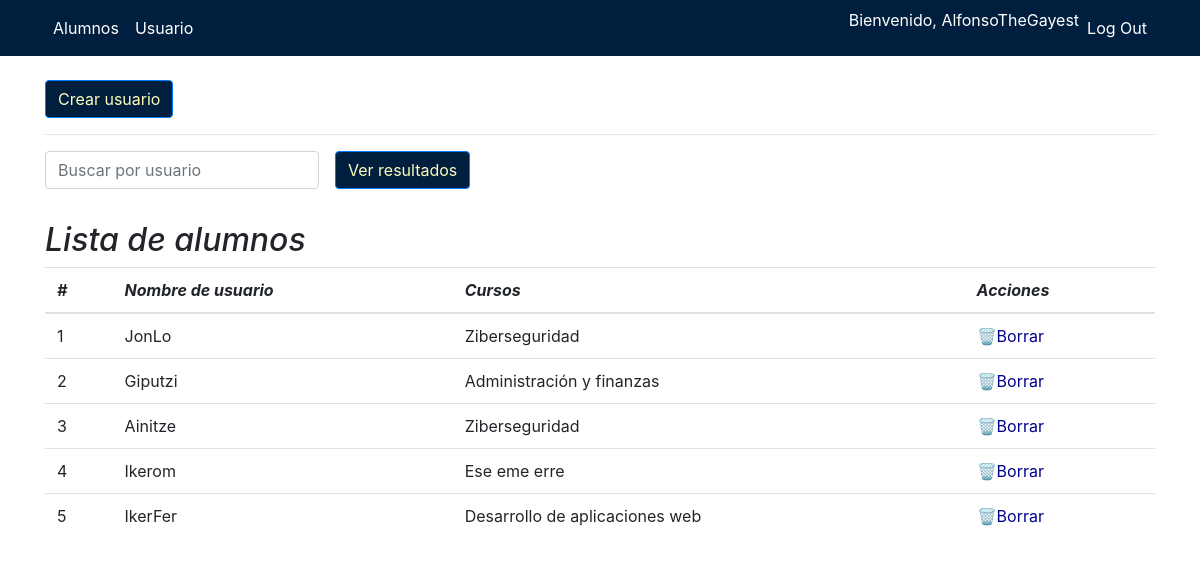
/Erronka1/View/verUsuarios.php (signed in), run on the app's committed database.
### tables this page shows
CREATE TABLE `usuarios` (
  `id` int(11) NOT NULL,
  `dni` varchar(9) DEFAULT NULL,
  `nombreUsuario` varchar(40) DEFAULT NULL,
  `contrasena` varchar(50) DEFAULT NULL,
  `tipo` varchar(20) DEFAULT NULL,
  `curso` int(11) DEFAULT NULL
);

CREATE TABLE `cursos` (
  `id` int(11) NOT NULL,
  `nombre` varchar(40) DEFAULT NULL,
  `descripcion` varchar(80) DEFAULT NULL,
  `idioma` varchar(50) DEFAULT NULL,
  `codigo` varchar(10) DEFAULT NULL
);

### Erronka1/View/verUsuarios.php (the view, shortened to what this page needs)
<html>
<?php
  $loggedIn = isset($_SESSION['user_id']);
  $type = ($_SESSION['user_type']);
  $name = ($_SESSION['user_name']);
?>
<head>
    <link rel="stylesheet" href="https://cdn.jsdelivr.net/npm/bootstrap@4.4.1/dist/css/bootstrap.min.css">
    <link rel="stylesheet" type="text/css" href="../Css/style.css">
</head>
<?php
require_once "../Controller/UsuarioController.php";
  function escapar($html) {
    return htmlspecialchars($html, ENT_QUOTES | ENT_SUBSTITUTE, "UTF-8");
  }
  $error = false;
  $config = include '../config.php';
  try {
    $dsn = 'mysql:host=' . $config['db']['host'] . ';dbname=' . $config['db']['name'];
    $conexion = new PDO($dsn, $config['db']['user'], $config['db']['pass'], $config['db']['options']);
    if (isset($_POST['nombreUsuario'])) {
      $consultaSQL = "SELECT * FROM usuarios WHERE nombreUsuario LIKE '%" . $_POST['nombreUsuario'] . "%'";
    } else {
      $consultaSQL = "SELECT * FROM usuarios WHERE tipo LIKE 'Alumno'";
    }
    $consultaSQL2 = "SELECT * FROM cursos";
    $sentencia = $conexion->prepare($consultaSQL);
    $sentencia->execute();
    $sentencia2 = $conexion->prepare($consultaSQL2);
    $sentencia2->execute();
    $usuarios = $sentencia->fetchAll();
    $cursos = $sentencia2->fetchAll();
  } catch(PDOException $error) {
    $error= $error->getMessage();
  }
  $titulo = isset($_POST['apellido']) ? 'Lista de alumnos (' . $_POST['apellido'] . ')' : 'Lista de alumnos';
?>
<nav class="navbar navbar-expand-lg">
  <div class="container">
      <?php if ($loggedIn && $type === 'Administrador') : ?>
            <ul class="navbar-nav mr-auto">
                <li class="nav-item">
                    <a class="nav-link" href="verAlumnos.php">Alumnos</a>
                </li>
                <li class="nav-item">
                    <a class="nav-link" href="verUsuarios.php">Usuario</a>
                </li>
            </ul>
            <ul class="navbar-nav ml-auto">
            <li class="nav-item">
                <p style="color: white;">Bienvenido, <?php echo $name; ?></p>
                </li>
                <li class="nav-item">
                    <a class="nav-link" href="logout.php">Log Out</a>
                </li>
            </ul>
      <?php endif; ?>
  </div>
</nav>
<div class="container">
  <div class="row">
    <div class="col-md-12">
      <a href="registro.php"  class="btn btn-primary mt-4">Crear usuario</a>
      <hr>
      <form method="post" class="form-inline">
        <div class="form-group mr-3">
          <input type="text" id="nombreUsuario" name="nombreUsuario" placeholder="Buscar por usuario" class="form-control">
        </div>
        <button type="submit" name="submit" class="btn btn-primary">Ver resultados</button>
      </form>
    </div>
  </div>
</div>
<div class="container">
  <div class="row">
    <div class="col-md-12">
      <h2 class="mt-3"><?= $titulo ?></h2>
      <table class="table">
        <thead>
          <tr>
            <th>#</th>
            <th>Nombre de usuario</th>
            <th>Cursos</th>
            <th>Acciones</th>
          </tr>
        </thead>
        <tbody>
          <?php foreach($usuarios as $usuario): ?>
            <tr>
              <td><?php echo escapar($usuario['id']) ?></td>
              <td><?php echo escapar($usuario['nombreUsuario']) ?></td>
              <?php foreach($cursos as $curso):?>
                <?php if ($curso['id'] == $usuario['curso']) {
                    $cursoa = ($curso['nombre']);
                    break;
                  }
                  ?>
              <?php endforeach;?>
              <td><?php echo $cursoa; ?></td>
              <td>
                <a href="verUsuarios.php?action=delete&id=<?= escapar($usuario["id"]) ?>">🗑️Borrar</a>
              </td>
            </tr>
            <?php endforeach; ?>
          </tbody>
      </table>
    </div>
  </div>
</div>
</html>

### Erronka1/Css/style.css (style rules this page uses)
h2 { font-style: italic; }
.navbar { background-color: #001f3f; }
.navbar-nav .nav-link { color: #fff; font-weight: normal; }
.btn { background-color: #001f3f; color: #fffdb8; }
a { color:darkblue; }
th { font-style: italic; }
p { color: white; }

### data on the page
usuarios: id "1", nombreUsuario "JonLo", curso.nombre "Ziberseguridad"
usuarios: id "2", nombreUsuario "Giputzi", curso.nombre "Administración y finanzas"
usuarios: id "3", nombreUsuario "Ainitze", curso.nombre "Ziberseguridad"
usuarios: id "4", nombreUsuario "Ikerom", curso.nombre "Ese eme erre"
usuarios: id "5", nombreUsuario "IkerFer", curso.nombre "Desarrollo de aplicaciones web"

### other printed values
$name "AlfonsoTheGayest"
$titulo "Lista de alumnos"
